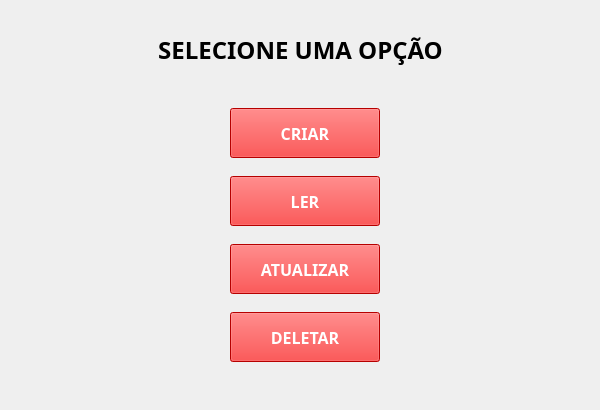
<?xml version="1.0" encoding="UTF-8"?>
<ui version="4.0">
 <class>MainWindow</class>
 <widget class="QMainWindow" name="MainWindow">
  <property name="geometry">
   <rect>
    <x>0</x>
    <y>0</y>
    <width>600</width>
    <height>410</height>
   </rect>
  </property>
  <property name="sizePolicy">
   <sizepolicy hsizetype="Expanding" vsizetype="Expanding">
    <horstretch>0</horstretch>
    <verstretch>0</verstretch>
   </sizepolicy>
  </property>
  <property name="minimumSize">
   <size>
    <width>600</width>
    <height>410</height>
   </size>
  </property>
  <property name="maximumSize">
   <size>
    <width>600</width>
    <height>410</height>
   </size>
  </property>
  <property name="windowTitle">
   <string>Requisição Hospedagem</string>
  </property>
  <property name="windowIcon">
   <iconset>
    <normaloff>../imagens/excel.ico</normaloff>../imagens/excel.ico</iconset>
  </property>
  <property name="tabShape">
   <enum>QTabWidget::Rounded</enum>
  </property>
  <widget class="QWidget" name="main">
   <widget class="QWidget" name="verticalLayoutWidget">
    <property name="geometry">
     <rect>
      <x>20</x>
      <y>10</y>
      <width>561</width>
      <height>80</height>
     </rect>
    </property>
    <layout class="QVBoxLayout" name="layout_titulo">
     <property name="spacing">
      <number>0</number>
     </property>
     <item>
      <widget class="QLabel" name="lbl_titulo">
       <property name="sizePolicy">
        <sizepolicy hsizetype="Expanding" vsizetype="Expanding">
         <horstretch>0</horstretch>
         <verstretch>0</verstretch>
        </sizepolicy>
       </property>
       <property name="font">
        <font>
         <family>Montserrat Black</family>
         <pointsize>18</pointsize>
         <weight>75</weight>
         <bold>true</bold>
        </font>
       </property>
       <property name="frameShadow">
        <enum>QFrame::Plain</enum>
       </property>
       <property name="text">
        <string>&lt;html&gt;&lt;head/&gt;&lt;body&gt;&lt;p&gt;SELECIONE UMA OPÇÃO&lt;/p&gt;&lt;/body&gt;&lt;/html&gt;</string>
       </property>
       <property name="alignment">
        <set>Qt::AlignCenter</set>
       </property>
      </widget>
     </item>
    </layout>
   </widget>
   <widget class="QWidget" name="verticalLayoutWidget_2">
    <property name="geometry">
     <rect>
      <x>20</x>
      <y>90</y>
      <width>561</width>
      <height>291</height>
     </rect>
    </property>
    <layout class="QVBoxLayout" name="layout_botoes">
     <property name="spacing">
      <number>0</number>
     </property>
     <property name="leftMargin">
      <number>210</number>
     </property>
     <item>
      <widget class="QPushButton" name="btn_criar">
       <property name="sizePolicy">
        <sizepolicy hsizetype="Expanding" vsizetype="Expanding">
         <horstretch>0</horstretch>
         <verstretch>0</verstretch>
        </sizepolicy>
       </property>
       <property name="minimumSize">
        <size>
         <width>150</width>
         <height>50</height>
        </size>
       </property>
       <property name="maximumSize">
        <size>
         <width>150</width>
         <height>50</height>
        </size>
       </property>
       <property name="font">
        <font>
         <family>Montserrat</family>
         <pointsize>12</pointsize>
         <weight>75</weight>
         <bold>true</bold>
        </font>
       </property>
       <property name="cursor">
        <cursorShape>PointingHandCursor</cursorShape>
       </property>
       <property name="layoutDirection">
        <enum>Qt::LeftToRight</enum>
       </property>
       <property name="styleSheet">
        <string notr="true">background: rgb(255, 0, 0);
color: white;</string>
       </property>
       <property name="text">
        <string>CRIAR</string>
       </property>
       <property name="flat">
        <bool>false</bool>
       </property>
      </widget>
     </item>
     <item>
      <widget class="QPushButton" name="btn_ler">
       <property name="sizePolicy">
        <sizepolicy hsizetype="Expanding" vsizetype="Expanding">
         <horstretch>0</horstretch>
         <verstretch>0</verstretch>
        </sizepolicy>
       </property>
       <property name="minimumSize">
        <size>
         <width>150</width>
         <height>50</height>
        </size>
       </property>
       <property name="maximumSize">
        <size>
         <width>150</width>
         <height>50</height>
        </size>
       </property>
       <property name="font">
        <font>
         <family>Montserrat</family>
         <pointsize>12</pointsize>
         <weight>75</weight>
         <bold>true</bold>
        </font>
       </property>
       <property name="cursor">
        <cursorShape>PointingHandCursor</cursorShape>
       </property>
       <property name="layoutDirection">
        <enum>Qt::LeftToRight</enum>
       </property>
       <property name="styleSheet">
        <string notr="true">background: rgb(255, 0, 0);
color: white;</string>
       </property>
       <property name="text">
        <string>LER</string>
       </property>
       <property name="flat">
        <bool>false</bool>
       </property>
      </widget>
     </item>
     <item>
      <widget class="QPushButton" name="btn_atualizar">
       <property name="sizePolicy">
        <sizepolicy hsizetype="Expanding" vsizetype="Expanding">
         <horstretch>0</horstretch>
         <verstretch>0</verstretch>
        </sizepolicy>
       </property>
       <property name="minimumSize">
        <size>
         <width>150</width>
         <height>50</height>
        </size>
       </property>
       <property name="maximumSize">
        <size>
         <width>150</width>
         <height>50</height>
        </size>
       </property>
       <property name="font">
        <font>
         <family>Montserrat</family>
         <pointsize>12</pointsize>
         <weight>75</weight>
         <bold>true</bold>
        </font>
       </property>
       <property name="cursor">
        <cursorShape>PointingHandCursor</cursorShape>
       </property>
       <property name="layoutDirection">
        <enum>Qt::LeftToRight</enum>
       </property>
       <property name="styleSheet">
        <string notr="true">background: rgb(255, 0, 0);
color: white;</string>
       </property>
       <property name="text">
        <string>ATUALIZAR</string>
       </property>
       <property name="flat">
        <bool>false</bool>
       </property>
      </widget>
     </item>
     <item>
      <widget class="QPushButton" name="btn_deletar">
       <property name="sizePolicy">
        <sizepolicy hsizetype="Expanding" vsizetype="Expanding">
         <horstretch>0</horstretch>
         <verstretch>0</verstretch>
        </sizepolicy>
       </property>
       <property name="minimumSize">
        <size>
         <width>150</width>
         <height>50</height>
        </size>
       </property>
       <property name="maximumSize">
        <size>
         <width>150</width>
         <height>50</height>
        </size>
       </property>
       <property name="font">
        <font>
         <family>Montserrat</family>
         <pointsize>12</pointsize>
         <weight>75</weight>
         <bold>true</bold>
        </font>
       </property>
       <property name="cursor">
        <cursorShape>PointingHandCursor</cursorShape>
       </property>
       <property name="layoutDirection">
        <enum>Qt::LeftToRight</enum>
       </property>
       <property name="styleSheet">
        <string notr="true">background: rgb(255, 0, 0);
color: white;</string>
       </property>
       <property name="text">
        <string>DELETAR</string>
       </property>
       <property name="flat">
        <bool>false</bool>
       </property>
      </widget>
     </item>
    </layout>
   </widget>
  </widget>
 </widget>
 <resources/>
 <connections/>
</ui>
